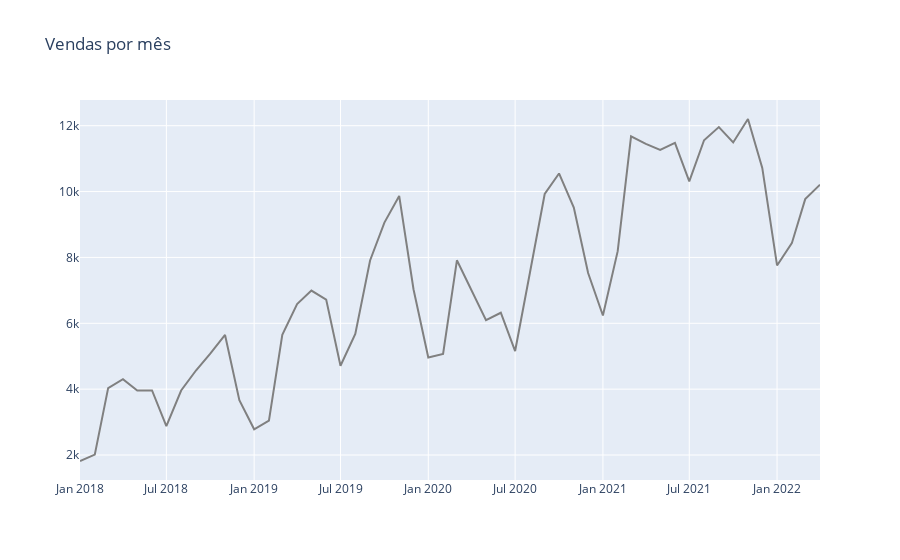

Notebook source saved alongside this figure:
### Code cell
fig = go.Figure(data=go.Scatter(x=vendas['data'], y=vendas['user_id'], marker={'color': 'gray'}))
fig.update_layout(title_text='Vendas por mês')
fig.show()
